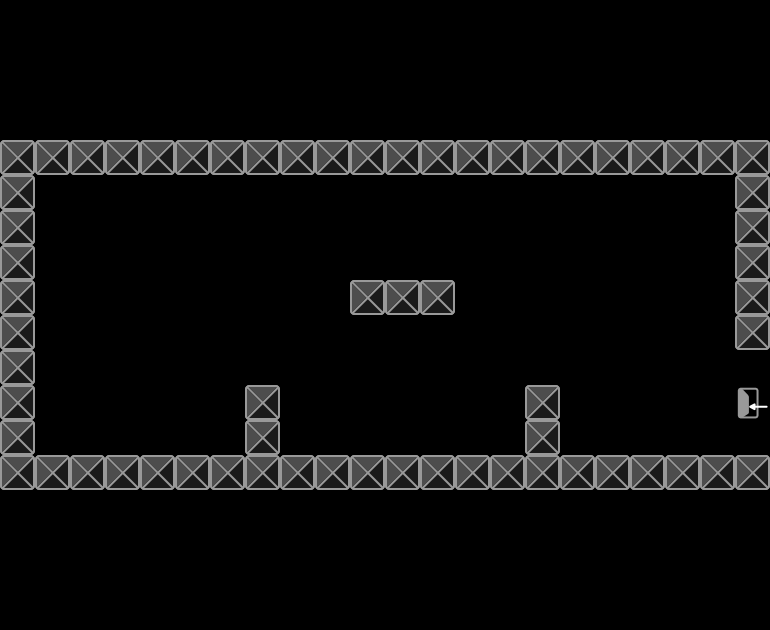

Tiled map render using the project's own tile images. Description and the map definition, with tile-layer contents summarised, below:
An orthogonal 22x18 tile map with 35x35 px tiles, 1 tile layer (Tile Layer 1).

<map version="1.0" orientation="orthogonal" renderorder="right-down" width="22" height="18" tilewidth="35" tileheight="35">
 <tileset firstgid="1" name="tile" tilewidth="35" tileheight="35">
  <image source="tile.png" width="70" height="35" />
 </tileset>
 <layer name="Tile Layer 1" width="22" height="18">
  <data>[396 cells, 65 non-empty, 2 distinct tile ids]</data>
 </layer>
</map>
